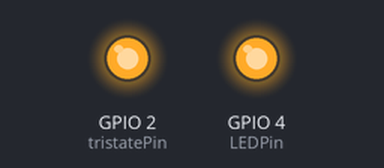
The sketch below on a simulated ESP32. On the bench: output pins drawn as LEDs (lit = HIGH).

Above: at 1.0 s.
At 3.0 s:
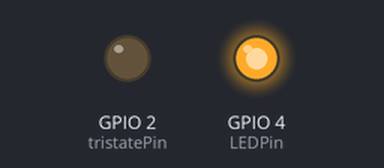
Timing chart, 0 to 5.2 s (numbered marks = the images above):
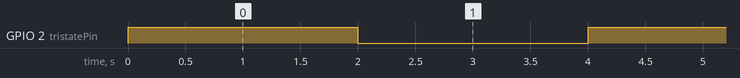

Measured:
- by itself, GPIO 2 (tristatePin): alternates HIGH for 2.0 s and LOW for 2.0 s

The sketch:

TristateLeds.ino
```cpp
#include "Arduino.h"

const int tristatePin = 2;

const int LEDPin = 4;
const int PWMFreq = 5000; /* 5 KHz */
const int PWMChannel = 0;
const int PWMResolution = 10;
const int MAX_DUTY_CYCLE = (int)(pow(2, PWMResolution) - 1);
int dutyCycle = MAX_DUTY_CYCLE;

void setup() {
  Serial.begin(115200);
  ledcSetup(PWMChannel, PWMFreq, PWMResolution);
  ledcAttachPin(LEDPin, PWMChannel);
  ledcWrite(PWMChannel, dutyCycle);
}

// accende un led
// poi li spegne entrambi
// ne accende un altro
// e nuovamente li spegne entrambi
// a ripetizione
void loop() {
  pinMode(tristatePin, OUTPUT);
  digitalWrite(tristatePin, HIGH);
  delay(1000);

  pinMode(tristatePin, INPUT);
  delay(1000);

  pinMode(tristatePin, OUTPUT);
  digitalWrite(tristatePin, LOW);
  delay(1000);

  pinMode(tristatePin, INPUT);
  delay(1000);
}
```
